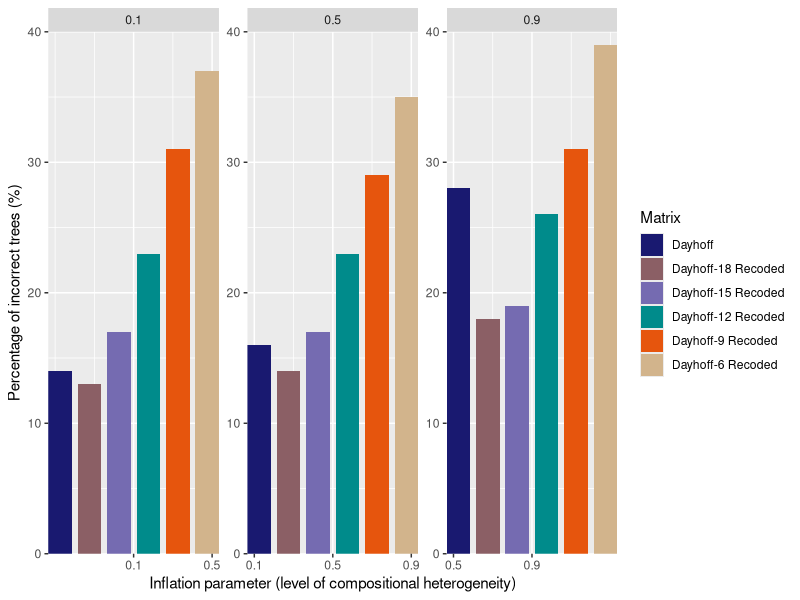

Recreate this plot in R.
setwd("/Hernandez_Ryan_2019_RecodingSim/02-COMPOSITIONAL_HETEROGENEITY/03-ALTERNATIVE_RECODING")
data <- read.csv('comphet_proportion_nscheme.csv')
data$proportion <- data$proportion*100
names(data)[2]<-"percent"
library(ggplot2)
library(tidyverse)

data$type <- with(data,factor(type,levels = c('Dayhoff','Dayhoff-18 Recoded','Dayhoff-15 Recoded', 'Dayhoff-12 Recoded', 'Dayhoff-9 Recoded', 'Dayhoff-6 Recoded')))
b <- ggplot(data, aes(x=inflation.parameter, y=percent)) + 
  geom_bar(aes(fill=type), stat = "identity", position=position_dodge2(preserve = c("total"), padding = 0.2)) +
  facet_wrap(~inflation.parameter, scales = "free")

b + scale_x_continuous(name="Inflation parameter (level of compositional heterogeneity)", breaks =c(0.1, 0.5, 0.9), label=c("0.1","0.5","0.9"), expand = c(0, 0)) + 
  scale_y_continuous(name="Percentage of incorrect trees (%)", expand = c(0, 0), limits=c(0,40)) + 
  labs(fill="Matrix")  + scale_fill_manual(values=c("midnightblue", "lightpink4", "#756bb1","darkcyan", "#e6550d", "tan"))
